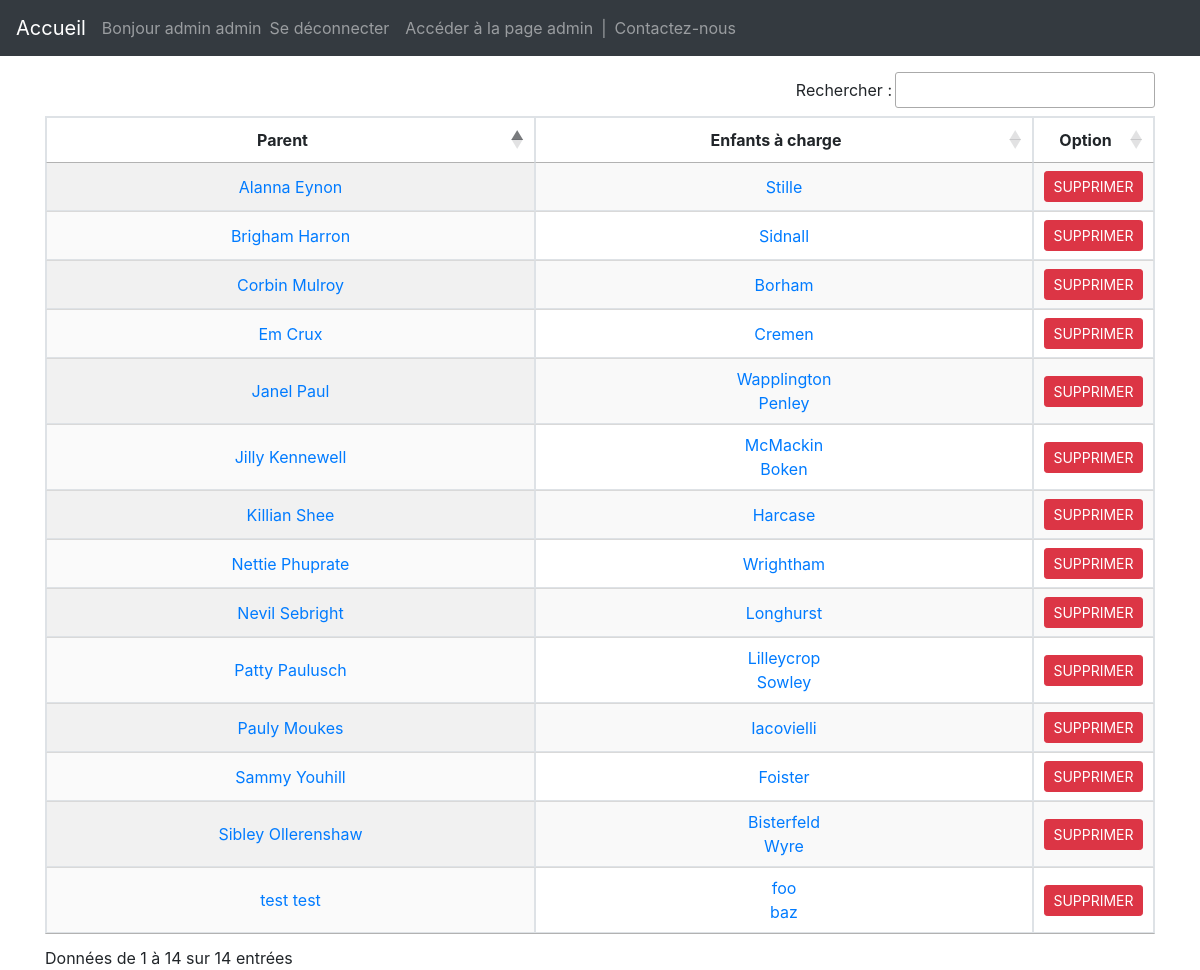
Page /parent/ (signed in) on the committed database.
### garderie/models.py (models this page shows, shortened)
class User(AbstractBaseUser, PermissionsMixin):
	email = models.EmailField('Adresse mail', unique=True)
	first_name = models.CharField('Prénom', max_length=30, blank=True)
	last_name = models.CharField('Nom', max_length=30, blank=True)
	date_joined = models.DateTimeField('Date de création', auto_now_add=True)
	is_active = models.BooleanField('Actif', default=True)
	is_staff=models.BooleanField('Membre de l\'équipe', default=False)
	USERNAME_FIELD='email'
	REQUIRED_FIELDS=[]
	objects=UserManager()

class Parent(models.Model):
	uid=models.OneToOneField(User, primary_key=True, on_delete=models.CASCADE)
	phone=PhoneNumberField(max_length=20, null=True, verbose_name="Téléphone")
	def all_children(self):
		return self.child_set.all() | self.child_set2.all()

class Child(models.Model):
	parent=models.ForeignKey(Parent, on_delete=models.DO_NOTHING, related_name='child_set')
	first_name=models.CharField(max_length=100, verbose_name="Prénom")
	last_name=models.CharField(max_length=100, verbose_name="Nom")
	second_parent=models.ForeignKey(Parent, on_delete=models.DO_NOTHING, related_name='child_set2', null=True)

### garderie/views/admin.py (the view)
# urls.py: path('parent/', (views.ParentListView.as_view()), name='parent_list'),
class ParentListView(LoginRequiredMixin, UserPassesTestMixin, generic.ListView):
	template_name="garderie/parent_list.html"
	context_object_name='parent_list'
	def get_queryset(self):
		return Parent.objects.all()
	def test_func(self):
		return self.request.user.is_superuser

### garderie/templates/garderie/parent_list.html (shortened to what this page needs)
{% extends 'garderie/base.html' %}
{% block body %}
<div class="container pt-3">
	{% if user.is_authenticated %}
	<table id="parent_tab" class="display table-bordered">
		<thead>
			<th>Parent</th>
			<th>Enfants à charge</th>
			<th>Option</th>
		</thead>
		{% for parent in parent_list %}
		<tr>
			<td><a href="{% url 'parent_profile' parent.uid_id %}">{{ parent.uid.first_name }} {{ parent.uid.last_name }}</a></td>
				<td>
				{% for child in parent.all_children %}
					{% if forloop.counter > 1 %}
					<br>
					{% endif %}
					<a href="{% url 'child_profile' child.id %}">{{ child.first_name }}</a>
				{% endfor %}
				</td>
			<td>
				<form method="POST" action="{% url 'parent_delete' parent.uid_id  %}" onsubmit="return confirm('Êtes-vous sûr de vouloir supprimer '+ '{{ parent.fullname }}' + ' ?');">
   				{% csrf_token %}<input class="btn btn-danger btn-sm" type="submit" value="SUPPRIMER">
				</form>
			</td>
		</tr>
		{% endfor %}
	</table>
	{% else %}
		<p>Connectez-vous pour voir la liste des enfants</p>
	{% endif %}
</div>
{% endblock %}

### garderie/templates/garderie/base.html (shortened to what this page needs)
<!DOCTYPE html>
<html>
<head>
	<link rel="stylesheet" href="https://cdn.jsdelivr.net/npm/bootstrap@4.5.3/dist/css/bootstrap.min.css">
	<link rel="stylesheet" href="https://maxcdn.bootstrapcdn.com/bootstrap/4.5.2/css/bootstrap.min.css">
	<link rel="stylesheet" type="text/css" href="https://cdn.datatables.net/1.10.23/css/jquery.dataTables.css">
	<link rel="stylesheet" href="https://cdnjs.cloudflare.com/ajax/libs/bootstrap-datepicker/1.8.0/css/bootstrap-datepicker.min.css" />
</head>
<nav class="navbar navbar-expand-lg bg-dark navbar-dark">
  <a class="navbar-brand" href="{% url 'index_redirect' %}">Accueil</a>
  <div class="collapse navbar-collapse" id="collapsibleNavbar">
    <ul class="navbar-nav">
        {% if user.is_authenticated %}
        <li class="nav-item">
			<span class="navbar-text"> Bonjour {{ user.first_name }} {{ user.last_name}} </span>
		</li>
		<li class="nav-item">
			<a class="nav-link" href="{% url 'logout' %}">Se déconnecter</a>
		</li>
			{% if user.is_superuser %}
			<li class="nav-item">
				<a class="nav-link" href="{% url 'admin_index' %}"> Accéder à la page admin </a>
			</li>
			{% endif %}
		{% else %}
		<li class="nav-item">
			<a class="nav-link" href="{% url 'login' %}">Se connecter</a>
		</li>
		{% endif %}
		<span class="navbar-text"> | </span>
		<li class="nav-item">
			<a class="nav-link" href="#contactModal" data-toggle="modal" data-target="#contactModal">
		      Contactez-nous
		    </a>
		</li>
    </ul>
  </div>
</nav>
<body>
	{% block body %} {% endblock %}
</body>
</html>

### rows in the picture
User: first_name "admin", last_name "admin"
Parent: uid.first_name "Em", uid.last_name "Crux"
Child: first_name "Cremen"
Parent: uid.first_name "Sammy", uid.last_name "Youhill"
Child: first_name "Foister"
Parent: uid.first_name "Patty", uid.last_name "Paulusch"
Child: first_name "Lilleycrop"
Child: first_name "Sowley"
Parent: uid.first_name "Alanna", uid.last_name "Eynon"
Child: first_name "Stille"
Parent: uid.first_name "Corbin", uid.last_name "Mulroy"
Child: first_name "Borham"
Parent: uid.first_name "Sibley", uid.last_name "Ollerenshaw"
Child: first_name "Bisterfeld"
Child: first_name "Wyre"
Parent: uid.first_name "Killian", uid.last_name "Shee"
Child: first_name "Harcase"
Parent: uid.first_name "Nevil", uid.last_name "Sebright"
Child: first_name "Longhurst"
Parent: uid.first_name "Jilly", uid.last_name "Kennewell"
Child: first_name "McMackin"
Child: first_name "Boken"
Parent: uid.first_name "Nettie", uid.last_name "Phuprate"
Child: first_name "Wrightham"
Parent: uid.first_name "Pauly", uid.last_name "Moukes"
Child: first_name "Iacovielli"
Parent: uid.first_name "Brigham", uid.last_name "Harron"
Child: first_name "Sidnall"
Parent: uid.first_name "Janel", uid.last_name "Paul"
Child: first_name "Wapplington"
Child: first_name "Penley"
Parent: uid.first_name "test", uid.last_name "test"
Child: first_name "foo"
Child: first_name "baz"
